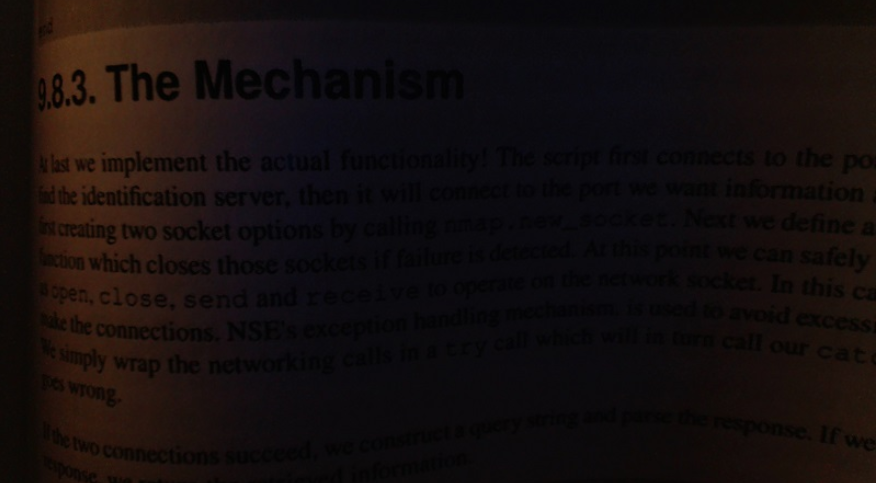
#> input picture sentdex_practice/book.jpg, 876 x 483 px
$ python fourth_thresold.py
#> lines starting #> are read from the running program, lines starting #| are printed output that depends on the picture; after the words box and inside, x2 and y2 are one past the last pixel; in counts of white or black regions, pixels touching at a corner belong together
import cv2
import numpy as np

img=cv2.imread('book.jpg')
#> img is the input picture: shape (483, 876, 3); mean B, G, R 13.5, 13.6, 20.4

retreaval,threshold = cv2.threshold(img,12,255,cv2.THRESH_BINARY)
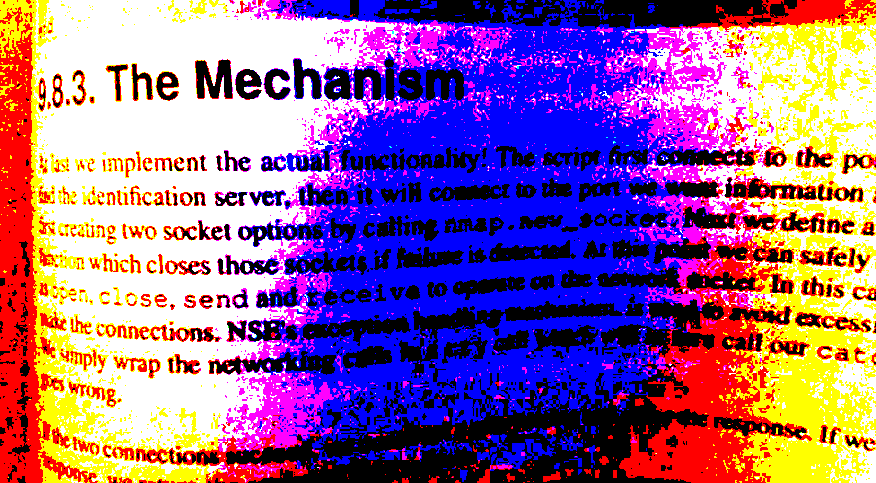
#> threshold: shape (483, 876, 3); mean B, G, R 147.9, 98.6, 147.6

grayscale = cv2.cvtColor(img,cv2.COLOR_BGR2GRAY)
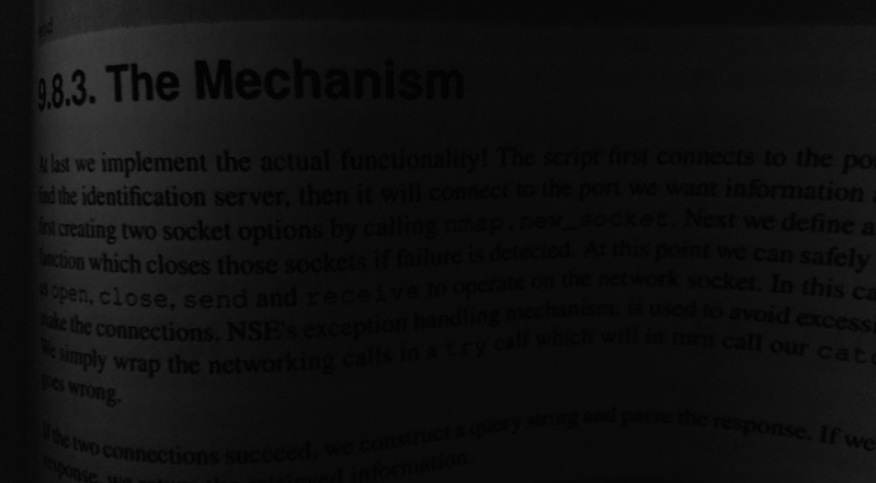
#> grayscale: shape (483, 876); min 1, max 63, mean 15.6
retreaval2,threshold2 = cv2.threshold(grayscale,12,255,cv2.THRESH_BINARY)
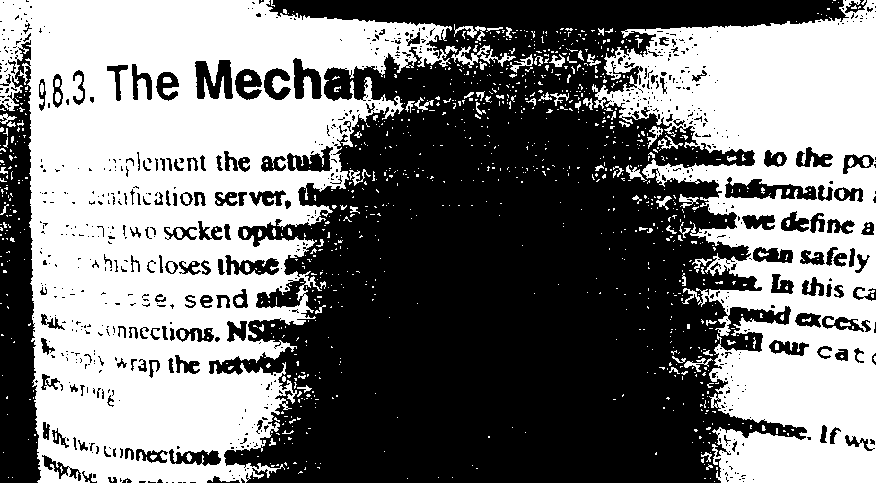
#> threshold2: shape (483, 876); 47.6% white; 1065 white regions (968 under 20 px), largest, box (x1, y1, x2, y2) and area: (0, 0, 458, 483) 121568, (592, 0, 876, 483) 71271, (451, 45, 516, 68) 437
retreaval3,otsu = cv2.threshold(grayscale,125,255,cv2.THRESH_BINARY+cv2.THRESH_OTSU)
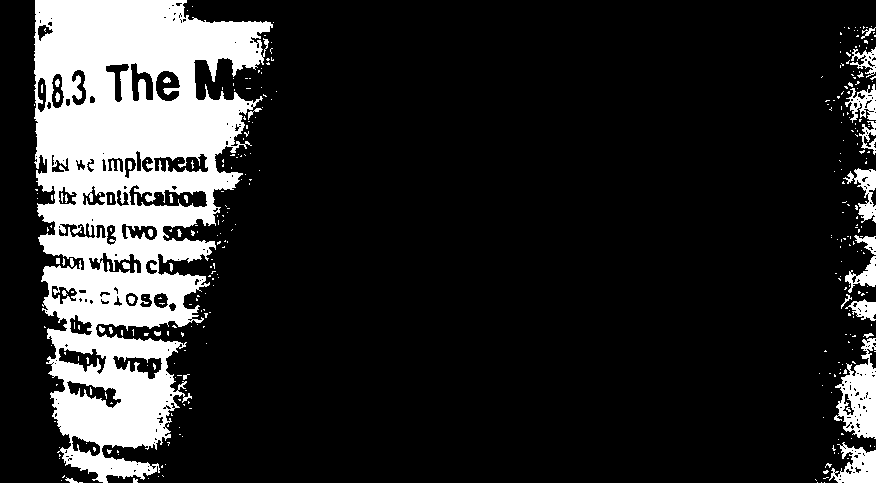
#> otsu: shape (483, 876); 16.5% white; 335 white regions (301 under 20 px), largest, box (x1, y1, x2, y2) and area: (34, 0, 273, 483) 61373, (834, 338, 876, 439) 2310, (829, 442, 876, 483) 1099
#> retreaval3 = 22

gaus = cv2.adaptiveThreshold(grayscale,255,cv2.ADAPTIVE_THRESH_GAUSSIAN_C,cv2.THRESH_BINARY,115,1)
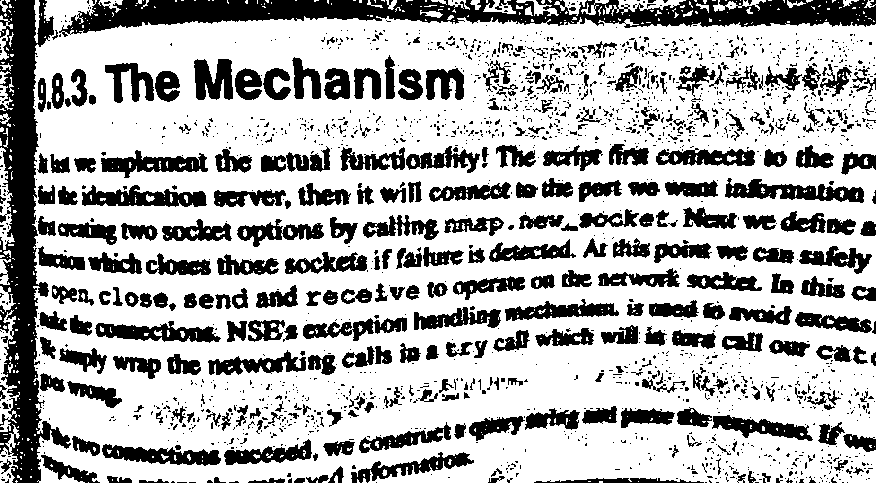
#> gaus: shape (483, 876); 69.7% white; 1939 black regions (1606 under 20 px), largest, box (x1, y1, x2, y2) and area: (59, 0, 876, 37) 15178, (0, 0, 71, 483) 14531, (725, 178, 864, 203) 1722

cv2.imshow('original',img)
cv2.imshow('threshold',threshold)
cv2.imshow('threshold2',threshold2)
cv2.imshow('gauss',gaus)
cv2.imshow('otsu',otsu)
cv2.waitKey(0)
cv2.destroyAllWindows()

$ run again, with sentdex_practice/main.jpg copied over sentdex_practice/book.jpg
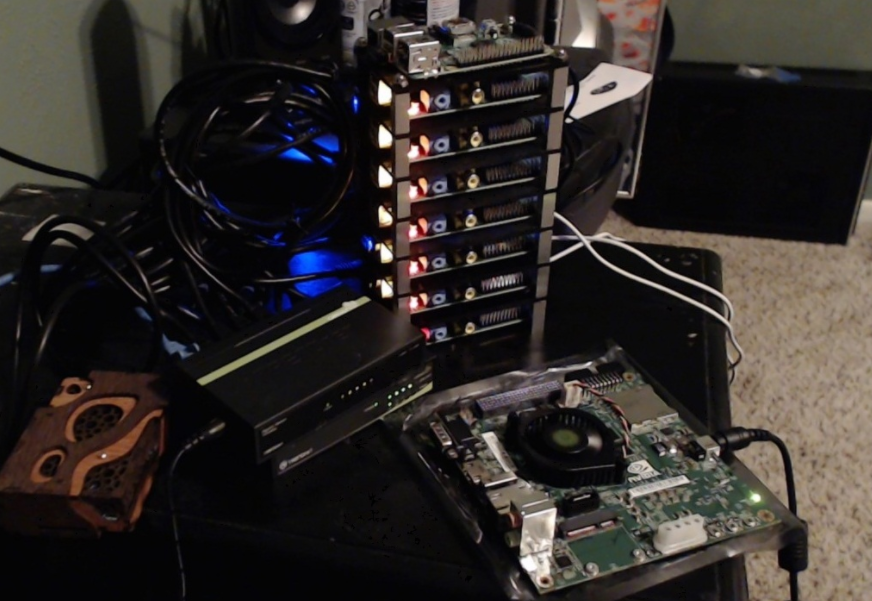
#> input picture sentdex_practice/main.jpg, 872 x 601 px
#> img is the input picture: shape (601, 872, 3); mean B, G, R 40.5, 42.9, 47.8
#> `retreaval2,threshold2 = cv2.threshold(grayscale,12,255,cv2.THRESH_BINA..`:
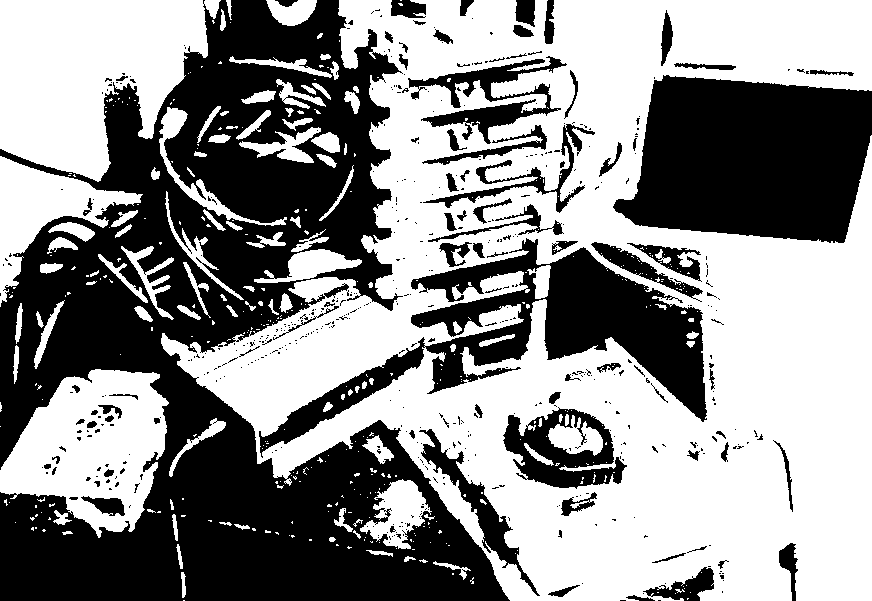
#> threshold2: shape (601, 872); 56% white; 530 black regions (442 under 20 px), largest, box (x1, y1, x2, y2) and area: (0, 0, 510, 601) 142213, (613, 75, 872, 243) 33812, (259, 238, 707, 458) 25833
#> otsu: shape (601, 872); 28.3% white; 266 white regions (136 under 20 px), largest, box (x1, y1, x2, y2) and area: (539, 144, 872, 601) 46427, (415, 361, 796, 594) 27945, (553, 0, 872, 198) 21182
#> retreaval3 = 65
#> `gaus = cv2.adaptiveThreshold(grayscale,255,cv2.ADAPTIVE_THRESH_GAUSSIA..`:
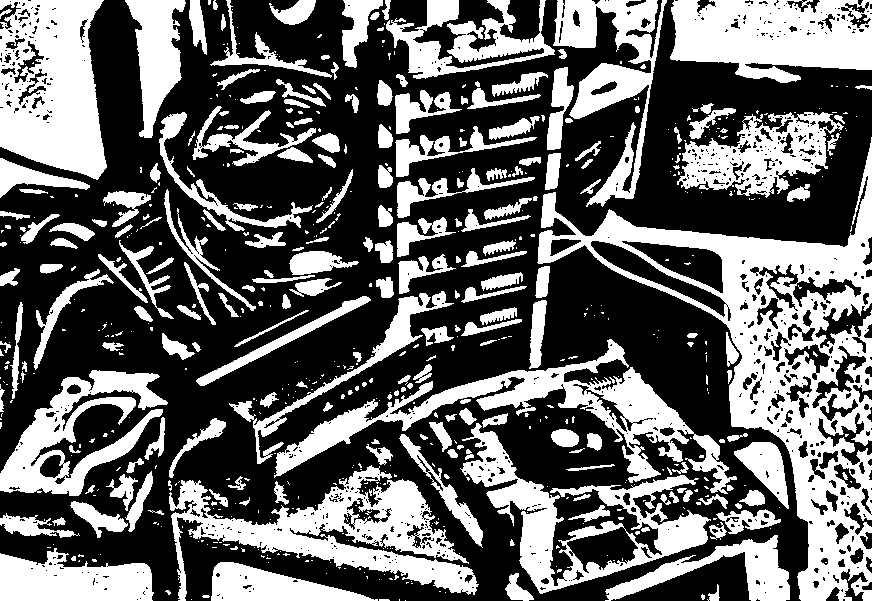
#> gaus: shape (601, 872); 39.7% white; 658 white regions (430 under 20 px), largest, box (x1, y1, x2, y2) and area: (537, 137, 872, 601) 35394, (169, 465, 479, 601) 14336, (0, 0, 107, 180) 14322
